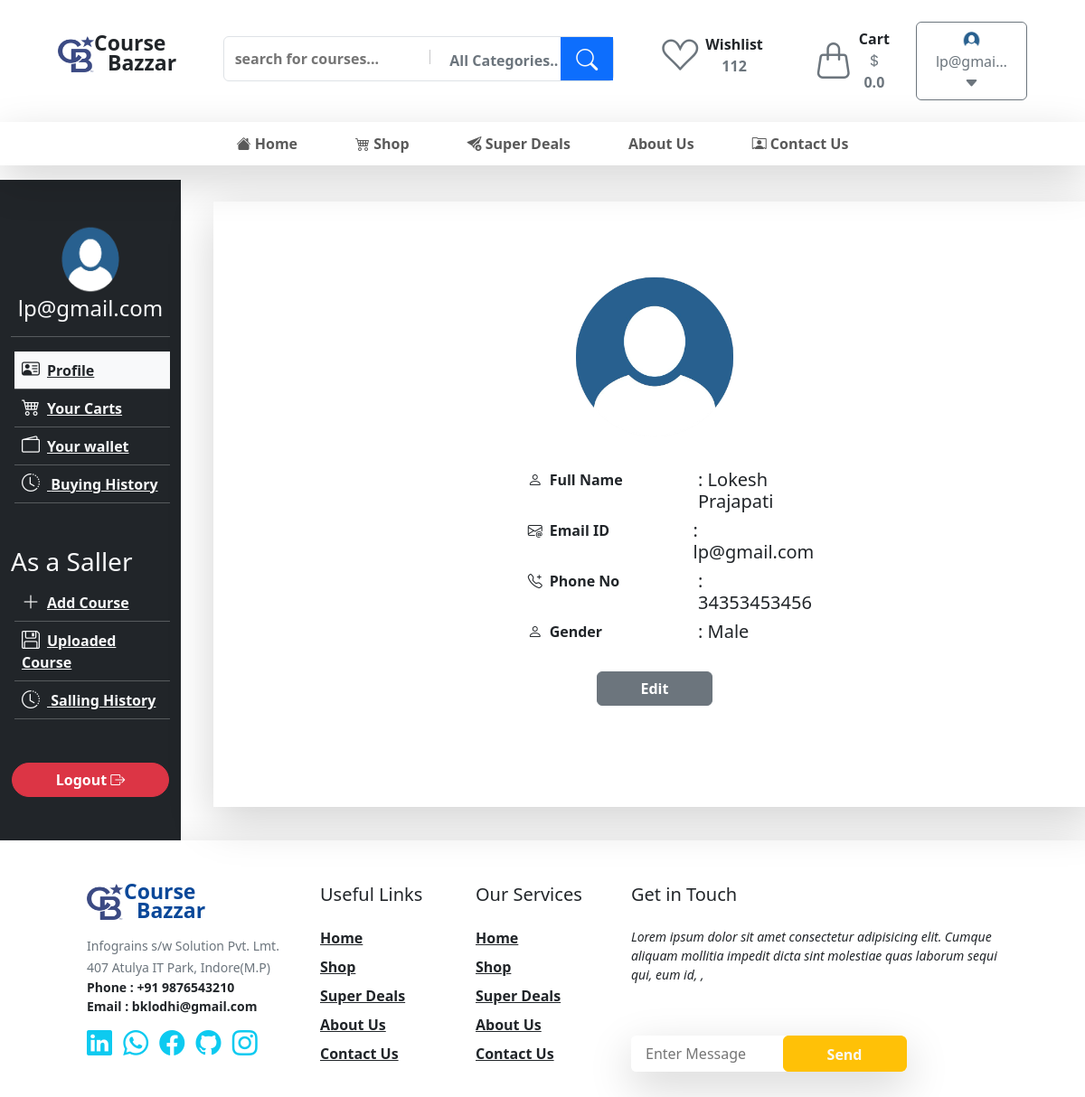
The app's page /user/deshboard/profile/ (signed in) with its own data.
### customer/models.py (models this page shows)
class CustomUser(AbstractUser):
    is_buyer = models.BooleanField(default=True)
    is_saller = models.BooleanField(default=False)
    phone = models.CharField(max_length=15)
    gender =  models.CharField(max_length=32,choices=(('male',"Male"),("female", "Female"),("other", "Other")))
    image = models.ImageField(upload_to='Profile/', default='Profile/pic.png')

### customer/views.py (the view)
@login_required(login_url='login')
def customerprofile(request):
    return render(request, 'customerprofile.html' )

### customer/profile_context.py (called while the page is built)
def profile_detail(request):
    user = request.user
    if user.username == "admin":
        customer = False
        return  {'customer':customer}
    if user.is_authenticated :
        customer = CustomUser.objects.get(id = user.id)
        cartcounter =  AddToCart.objects.filter(user_id = customer.id).count()
        carts =  AddToCart.objects.filter(user_id = customer.id)
        total_price = 0.00
        for cart in carts:
            total_price += cart.course.price
        context={
            'customer':customer,
            'cartcounter' : cartcounter,
            'total_price':total_price
        }
    else:
        context={
            'customer':False
        }
    return  context

### templates/customerprofile.html
{% extends "base.html" %}
{% load static %}
{% block body %}
<div class="container-fluid">
    <div class="row">
        <div class="col-2 bg-dark">
            {% include 'customerdeshboard_sidebar.html' with profile='bg-light text-dark' %}
        </div>
        <div class="col-10">
<div class="container shadow-lg m-4 p-5">
    <div class="row py-4">
      <div class="col-12 text-center">
        <img
          src="{{customer.image.url}}"
          style="height: 200px; width: 250px"
          class="m-auto rounded-circle"
        />
      </div>
      <div class="col-5 m-auto my-4">
        <div class="row">
          <div class="col ps-5">
            <p class="fw-semibold">
              <i class="bi bi-person pt-1 pe-2 fw-semibold"></i>Full Name
            </p>
          </div>
          <div class="col ps-5">
            <h5>: {{customer.first_name}} {{customer.last_name}}</h5>
          </div>
        </div>
        <div class="row">
          <div class="col ps-5">
            <p class="fw-semibold">
              <i class="bi bi-envelope-at pt-1 pe-2 fw-semibold"></i>Email ID
            </p>
          </div>
          <div class="col ps-5">
            <h5>: {{customer.email}}</h5>
          </div>
        </div>
        <div class="row">
          <div class="col ps-5">
            <p class="fw-semibold">
              <i class="bi bi-telephone-plus pt-1 pe-2 fw-semibold"></i>Phone No
            </p>
          </div>
          <div class="col ps-5">
            <h5>: {{customer.phone}}</h5>
          </div>
        </div>
        <div class="row">
          <div class="col ps-5">
            <p class="fw-semibold">
              <i class="bi bi-person pt-1 pe-2 fw-semibold"></i>Gender
            </p>
          </div>
          <div class="col ps-5">
            <h5 class="text-capitalize">: {{customer.gender}}</h5>
          </div>
        </div>
        <div class="row my-3">
          <button class="btn btn-secondary px-5 fw-semibold w-auto mx-auto"> Edit</button>
        </div>
      </div>
    </div>
  </div>
        </div>
    </div>
</div>
{% endblock body %}

### templates/header.html (shortened to what this page needs)
{% load static %}
<div class="container-fluid px-5">
  <div class="row px-3 py-4">
      <div class="col-lg-2 col-sm-5 pt-3 d-flex text-center">
          <span>
              <img src="{% static 'images/cb-logo.png' %}" width="40px" height="40px" alt="" srcset="">
          </span>
          <span class="h-100 position-relative">
            <p class="mb-0  pb-0 fw-bold position-absolute" style="top:-10px; font-size:23px">Course</p>
            <p class="mb-0  pb-0 fw-bold position-absolute" style="top:12px; left:15px; font-size:23px">Bazzar</p>
          </span>
      </div>
      <div class="col-lg-5 col-sm-10  pt-3">
          <div class="border rounded-2 p-0 position-relative">
              <input type="text" class="border-0 m-1 p-2 w-50 fw-semibold searchfield" placeholder="search for courses..." name="" id="">
              <button class="btn text-secondary fw-semibold ps-3">All Categories.. </button>
              <button class="btn btn-primary position-absolute top-0 end-0 h-100 px-3 fs-4 rounded-0 text-light"><i class="bi bi-search"></i></button>
          </div>
      </div>
      <div class="col--lg5  col-sm-5  d-flex">
        <a href="">
          <button class=" btn ">
            <div class="mx-3 d-flex  align-items-center">
              <div>
                <i class="bi bi-suit-heart fs-1 text-secondary align-center"></i>
              </div>
              <div class="ps-2">
                <p class="mb-0 fw-semibold text-dark ">
                  Wishlist
                </p>
                <p class="mb-0 fw-semibold text-secondary">
                  112
                </p>
              </div>
            </div>
          </button>
        </a>
        <a href="{% url 'customercart' %}">
          <button class="btn">
            <div class="mx-3 d-flex  align-items-center">
             <div class=" position-relative">
               <i class="bi bi-handbag  fs-1 text-secondary align-center "></i>
               </div>
             <div class="ps-2">
               <p class="mb-0 fw-semibold text-dark ">
                 Cart
               </p>
               <p class="mb-0 fw-semibold text-secondary fs-6">
                 <i class="bi bi-currency-dollar "></i>{{total_price}}
               </p>
             </div>
           </div>
          </button>
        </a>
        {% if user.is_authenticated %}
          <div class=" d-flex  align-items-center ms-auto">
            <a href="{% url 'customerprofile' %}" class="text-decoration-none">
              <button class="btn btn-outline-secondary">
                <img src="{{customer.image.url}}" alt="" style="width: 25px; height:22px" class="rounded-circle">
                {{user.email|truncatechars:8}} <i class="bi bi-caret-down-fill"></i>
              </button>
            </a>
          </div>
        {% endif %}
      </div>
  </div>
</div>
<nav class="navbar navbar-expand-lg  bg-white shadow-lg px-4 py-1 mb-3">
    <div class="container-fluid">
      <div class="collapse navbar-collapse" id="navbarSupportedContent">
        <ul class="navbar-nav mx-start mx-md-start mx-lg-auto  mb-2 mb-lg-0">
          <li class="nav-item mx-3">
            <a class="nav-link mx-2 fw-semibold {{home}}" aria-current="page" href="{% url 'home' %}"><i class="bi bi-house-fill"></i> Home</a>
          </li>
          <li class="nav-item mx-3">
            <a class="nav-link mx-2 fw-semibold {{buycourse}}" aria-current="page" href="{% url 'Buy Course' %}"><i class="bi bi-cart4"></i> Shop</a>
          </li>
          <li class="nav-item mx-3">
            <a class="nav-link mx-2 fw-semibold {{superdealspage}}" aria-current="page" href="{% url 'super_deals' %}"><i class="bi bi-send-arrow-down-fill"></i> Super Deals</a>
          </li>
          <li class="nav-item mx-3">
            <a class="nav-link mx-2 fw-semibold " aria-current="page" href="{% url 'Buy Course' %}">About Us</a>
          </li>
          <li class="nav-item mx-3">
            <a class="nav-link mx-2 fw-semibold {{contact}}" aria-current="page" href="{% url 'contact' %}"><i class="bi bi-person-rolodex"></i> Contact Us</a>
          </li>
        </ul>
      </div>
    </div>
  </nav>

### templates/customerdeshboard_sidebar.html (shortened to what this page needs)
{% load static %}
<div class="py-5">
  <div class="text-center">
    {% if customer.image.url %}
    <img
      src="{{ customer.image.url }}"
      alt
      style="height: 80px; width: 90px"
      class="rounded-circle"
    />
    {% endif %}
    <h4 class="text-light">{{user.email}}</h4>
    <hr class="text-light" />
  </div>
  <div class="text-start">
    <ul class="ps-1" type="none">
      <a
        href="{% url 'customerprofile' %}"
        class="fw-semibold text-light {{profile}} "
        ><li class="{{profile}} align-center p-2">
          <i
            class="bi bi-person-vcard fw-semibold h5 pe-2 text-light {{profile}}"
          ></i
          >Profile
        </li></a
      >
      <hr class="text-light m-0" />
      <a
        href="{% url 'customercart' %}"
        class="fw-semibold text-light {{customercart}} w-100"
        ><li class="align-center p-2 {{customercart}}">
          <i
            class="bi bi-cart4 fw-semibold text-light h5 pe-2 {{customercart}}"
          ></i
          >Your Carts
        </li></a
      >
      <hr class="text-light m-0" />
      <a
        href="{% url 'wallet' %}"
        class="fw-semibold text-light {{wallet}} w-100"
        ><li class="align-center p-2 {{wallet}}">
          <i class="bi bi-wallet2 fw-semibold text-light h5 pe-2 {{wallet}}"></i
          >Your wallet
        </li></a
      >
      <hr class="text-light m-0" />
      <a
        href="{% url 'buyinghistory' %}"
        class="fw-semibold text-light {{buyinghistory}} w-100"
        ><li class="align-center p-2 {{buyinghistory}}">
          <i
            class="bi bi-clock-history fw-semibold text-light h5 pe-2 {{buyinghistory}}"
          ></i>
         Buying History
        </li></a
      >
      <hr class="text-light m-0" />
    </ul>
    {% if user.is_saller %}
    <h3 class="text-light mt-5">As a Saller</h3>
    <ul class="ps-1" type="none">
      <a
        href="{% url 'addcourse' %}"
        class="fw-semibold text-light {{addcourse}} w-100"
        ><li class="align-center p-2 {{addcourse}}">
          <i
            class="bi bi-plus-lg fw-semibold text-light h5 pe-2 {{addcourse}}"
          ></i
          >Add Course
        </li></a
      >
      <hr class="text-light m-0" />
      <a
        href="{% url 'uploadedcourses' %}"
        class="fw-semibold text-light {{uploadedcourses}} w-100"
        ><li class="align-center p-2 {{uploadedcourses}}">
          <i
            class="bi bi-floppy fw-semibold text-light h5 pe-2 {{uploadedcourses}}"
          ></i
          >Uploaded Course
        </li></a
      >
      <hr class="text-light m-0" />
      <a
        href="{% url 'sellinghistory' %}"
        class="fw-semibold text-light {{sellinghistory}} w-100"
        ><li class="align-center p-2 {{sellinghistory}}">
          <i
            class="bi bi-clock-history fw-semibold text-light h5 pe-2 {{sellinghistory}}"
          ></i>
         Salling History
        </li></a
      >
      <hr class="text-light m-0" />
    </ul>
    {% endif %}
  </div>
  <div class="text-center mt-5">
    <a href="{% url 'customerlogout' %}">
      <button
        class="btn btn-danger fw-semibold rounded-pill px-5 w-auto align-middle"
      >
        Logout <i class="bi bi-box-arrow-right"></i>
      </button>
    </a>
  </div>
</div>

### records on screen
CustomUser: image (picture), email "lp@gmai…", email "lp@gmail.com", first_name "Lokesh", last_name "Prajapati", phone "34353453456", gender "Male"

### other values on screen
{{ total_price }} "0.0"
